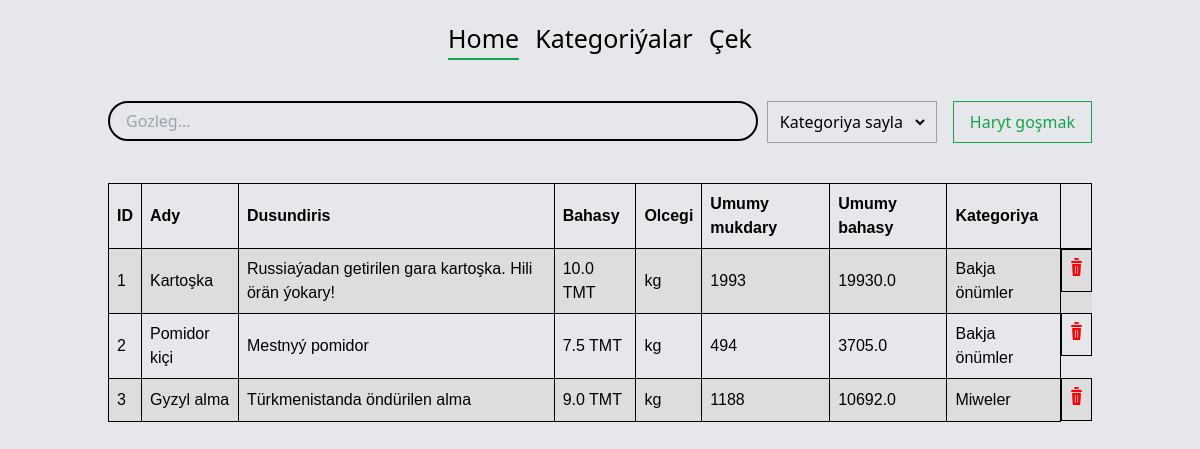
Before: / with the older database file.
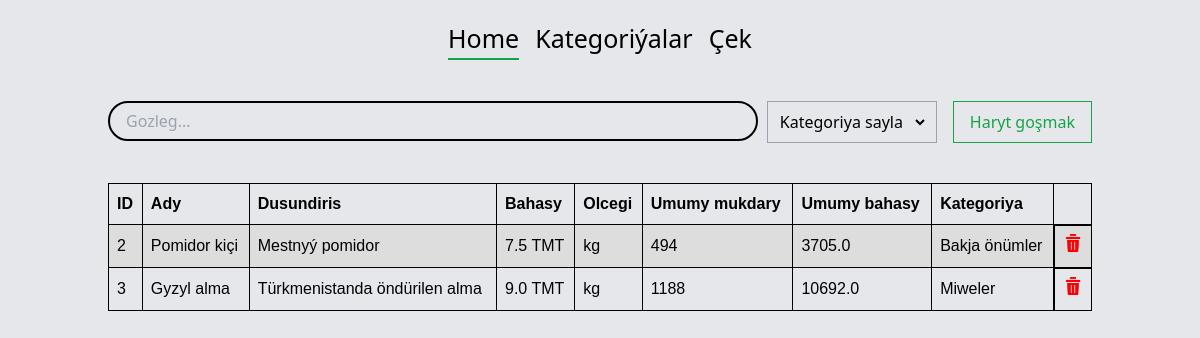
After: the same page with the newer database file.
### app/models.py (models this page shows, shortened)
class Product(models.Model):
    UNIT_CHOICES = [
        ('kg', 'kilogram'),
        ('piece', 'ştuk')
    ]
    name = models.CharField(max_length=50)
    short_description = models.TextField(null=True)
    price = models.FloatField()
    unit = models.CharField(max_length=5, choices=UNIT_CHOICES)
    count_in_stock = models.IntegerField()
    total_price = models.FloatField(default=0)
    category = models.ForeignKey(Category, on_delete=models.CASCADE)
    class Meta:
        db_table = 'product'
        verbose_name = 'Haryt'
        verbose_name_plural = 'Harytlar'

class Category(models.Model):
    name = models.CharField(max_length=50)
    class Meta:
        db_table = 'category'
        verbose_name = 'Kategoriýa'
        verbose_name_plural = 'Kategoriýalar'

### app/views.py (the view)
# urls.py: path('', views.home, name='home'),
def home(request):
    search = request.GET.get('search', None)
    category_id = request.GET.get('category_id', '0')
    if category_id != '0':
        products = models.Product.objects.filter(category_id=category_id)
    elif search:
        products = models.Product.objects.filter(name__icontains = search)
    else:
        products = models.Product.objects.all()
    categories = models.Category.objects.all()
    context = {
        'products': products,
        'categories': categories,
    }
    return render(request, 'home.html', context)

### templates/home.html (shortened to what this page needs)
{% extends 'base.html' %}
{% load static %}
{% block content %}
{% include 'topbar.html'   %}
    <div class="container mx-auto h-full p-[20px] flex justify-between">
        <div class=" flex space-x-[8px] px-[16px] py-[8px] rounded-full border-[2px] border-solid border-black h-[40px] w-[650px]">
            <input type="text" class="focus:outline-none w-full bg-transparent" placeholder="Gozleg..." id="searchInput" onkeydown="checkEnter(event)">
        </div>
        <div class="flex space-x-4">
            <div class="p-2 border border-gray-400 border-solid flex justify-center items-center w-[170px]">
                <select name="category" class="bg-transparent w-full focus:outline-none" id="mySelect" onchange="handleChange(this)">
                    <option value='0'>Kategoriya sayla</option>
                </select>
            </div>
            <a href="{% url 'create-product' %}" class="px-4 border border-green-600 text-green-600 flex items-center hover:bg-green-600 hover:text-white">Haryt goşmak</a>
        </div>
    </div>
    <div class="container mx-auto h-full p-[20px] flex justify-center">
        <div class="w-full mx-auto">
            <table>
                <tr>
                  <th>ID</th>
                  <th>Ady</th>
                  <th>Dusundiris</th>
                  <th>Bahasy</th>
                  <th>Olcegi</th>
                  <th>Umumy mukdary</th>
                  <th>Umumy bahasy</th>
                  <th>Kategoriya</th>
                  <th></th>
                </tr>
                {% for product in products %}
                    <tr>
                        <td>{{ product.id }}</td>
                        <td>{{ product.name }}</td>
                        <td>{{ product.short_description }}</td>
                        <td>{{ product.price }} TMT</td>
                        {% if product.unit == 'piece' %}
                            <td>stuk</td>
                        {% else %}
                            <td>kg</td>
                        {% endif %}
                        <td>{{ product.count_in_stock }}</td>
                        <td>{{ product.total_price }}</td>
                        <td>{{ product.category.name }}</td>
                        <td class="flex justify-center">
                            <form method="post" action="{% url 'delete-product' product_id=product.id %}">
                                <button type="submit">
                                    <img src="{% static 'icons/delete.png' %}" alt="" class="w-[18px] h-[18px]">
                                </button>
                            </form>
                        </td>
                    </tr>
                {% endfor %}
              </table>
        </div>
    </div>
{% endblock %}

### templates/base.html (shortened to what this page needs)
<!DOCTYPE html>
<html lang="en">
<head>
    <script src="https://cdn.tailwindcss.com"></script>
</head>
<body class="bg-gray-200">
    {% block content %}
    {% endblock %}
</body>
</html>

### templates/topbar.html
<div class="container mx-auto flex justify-center items-center space-x-4 p-5">
    <a href="{% url 'home' %}" class="text-[25px] border-b-[2px]  border-solid hover:border-green-600 {% if request.path == '/' %}border-green-600 border-solid{% endif %}">Home</a>
    <a href="{% url 'category' %}" class="text-[25px] border-b-[2px]  border-solid hover:border-green-600 {% if request.path == '/category/' %}border-b-[2px] border-green-600 border-solid{% endif %}">Kategoriýalar</a>
    <a href="{% url 'bill' %}" class="text-[25px] border-b-[2px]  border-solid hover:border-green-600 {% if request.path == '/bill/' %}border-b-[2px] border-green-600 border-solid{% endif %}">Çek</a>
</div>
<hr>

### templates/home.html (style rules this page uses)
table { font-family: arial, sans-serif; border-collapse: collapse; width: 100%; }
td, th { border: 1px solid black; text-align: left; padding: 8px; }
tr:nth-child(even) { background-color: #dddddd; }

Changed rows visible on the page:
removed Product: id "1", name "Kartoşka", short_description "Russiaýadan getirilen gara kartoşka. Hili örän ýokary!", price "10.0", unit "kg", count_in_stock "1993", total_price "19930.0", category.name "Bakja önümler"
